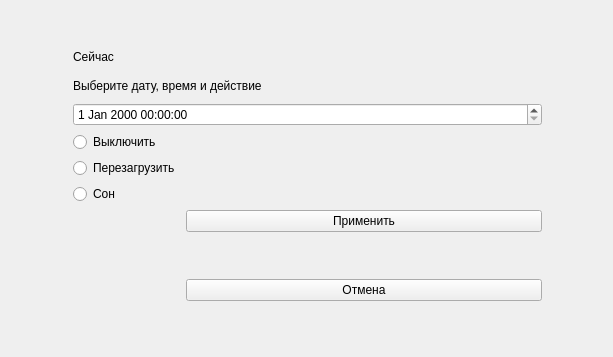
<?xml version="1.0" encoding="UTF-8"?>
<ui version="4.0">
 <class>MainWindow</class>
 <widget class="QMainWindow" name="MainWindow">
  <property name="geometry">
   <rect>
    <x>0</x>
    <y>0</y>
    <width>613</width>
    <height>357</height>
   </rect>
  </property>
  <property name="acceptDrops">
   <bool>false</bool>
  </property>
  <property name="windowTitle">
   <string>Закрой меня</string>
  </property>
  <widget class="QWidget" name="centralWidget">
   <widget class="QWidget" name="">
    <property name="geometry">
     <rect>
      <x>62</x>
      <y>34</y>
      <width>491</width>
      <height>278</height>
     </rect>
    </property>
    <layout class="QVBoxLayout" name="verticalLayout_2">
     <item>
      <layout class="QVBoxLayout" name="verticalLayout">
       <item>
        <widget class="QLabel" name="labelTimeNow">
         <property name="text">
          <string>Сейчас</string>
         </property>
        </widget>
       </item>
       <item>
        <widget class="QLabel" name="labelAction">
         <property name="text">
          <string>Выберите дату, время и действие</string>
         </property>
        </widget>
       </item>
       <item>
        <widget class="QDateTimeEdit" name="dateTime">
         <property name="keyboardTracking">
          <bool>true</bool>
         </property>
        </widget>
       </item>
      </layout>
     </item>
     <item>
      <layout class="QFormLayout" name="formLayout">
       <item row="0" column="0">
        <widget class="QRadioButton" name="powerPc">
         <property name="text">
          <string>Выключить</string>
         </property>
        </widget>
       </item>
       <item row="1" column="0">
        <widget class="QRadioButton" name="resetPc">
         <property name="text">
          <string>Перезагрузить</string>
         </property>
        </widget>
       </item>
       <item row="2" column="0">
        <widget class="QRadioButton" name="sleepPc">
         <property name="text">
          <string>Сон</string>
         </property>
        </widget>
       </item>
       <item row="5" column="0" colspan="2">
        <widget class="QLabel" name="labelSave">
         <property name="minimumSize">
          <size>
           <width>450</width>
           <height>0</height>
          </size>
         </property>
         <property name="text">
          <string/>
         </property>
        </widget>
       </item>
       <item row="6" column="1">
        <widget class="QPushButton" name="buttonCancel">
         <property name="enabled">
          <bool>true</bool>
         </property>
         <property name="text">
          <string>Отмена</string>
         </property>
        </widget>
       </item>
       <item row="3" column="1">
        <widget class="QPushButton" name="buttonStart">
         <property name="text">
          <string>Применить</string>
         </property>
         <property name="shortcut">
          <string>Return</string>
         </property>
        </widget>
       </item>
       <item row="4" column="0">
        <widget class="Line" name="line">
         <property name="minimumSize">
          <size>
           <width>0</width>
           <height>15</height>
          </size>
         </property>
         <property name="frameShadow">
          <enum>QFrame::Raised</enum>
         </property>
         <property name="lineWidth">
          <number>0</number>
         </property>
         <property name="orientation">
          <enum>Qt::Horizontal</enum>
         </property>
        </widget>
       </item>
       <item row="6" column="0">
        <widget class="Line" name="line_2">
         <property name="minimumSize">
          <size>
           <width>0</width>
           <height>10</height>
          </size>
         </property>
         <property name="frameShadow">
          <enum>QFrame::Raised</enum>
         </property>
         <property name="lineWidth">
          <number>0</number>
         </property>
         <property name="orientation">
          <enum>Qt::Horizontal</enum>
         </property>
        </widget>
       </item>
      </layout>
     </item>
    </layout>
   </widget>
  </widget>
  <action name="action">
   <property name="text">
    <string>Настроить раписание </string>
   </property>
  </action>
 </widget>
 <layoutdefault spacing="6" margin="11"/>
 <resources/>
 <connections/>
</ui>
